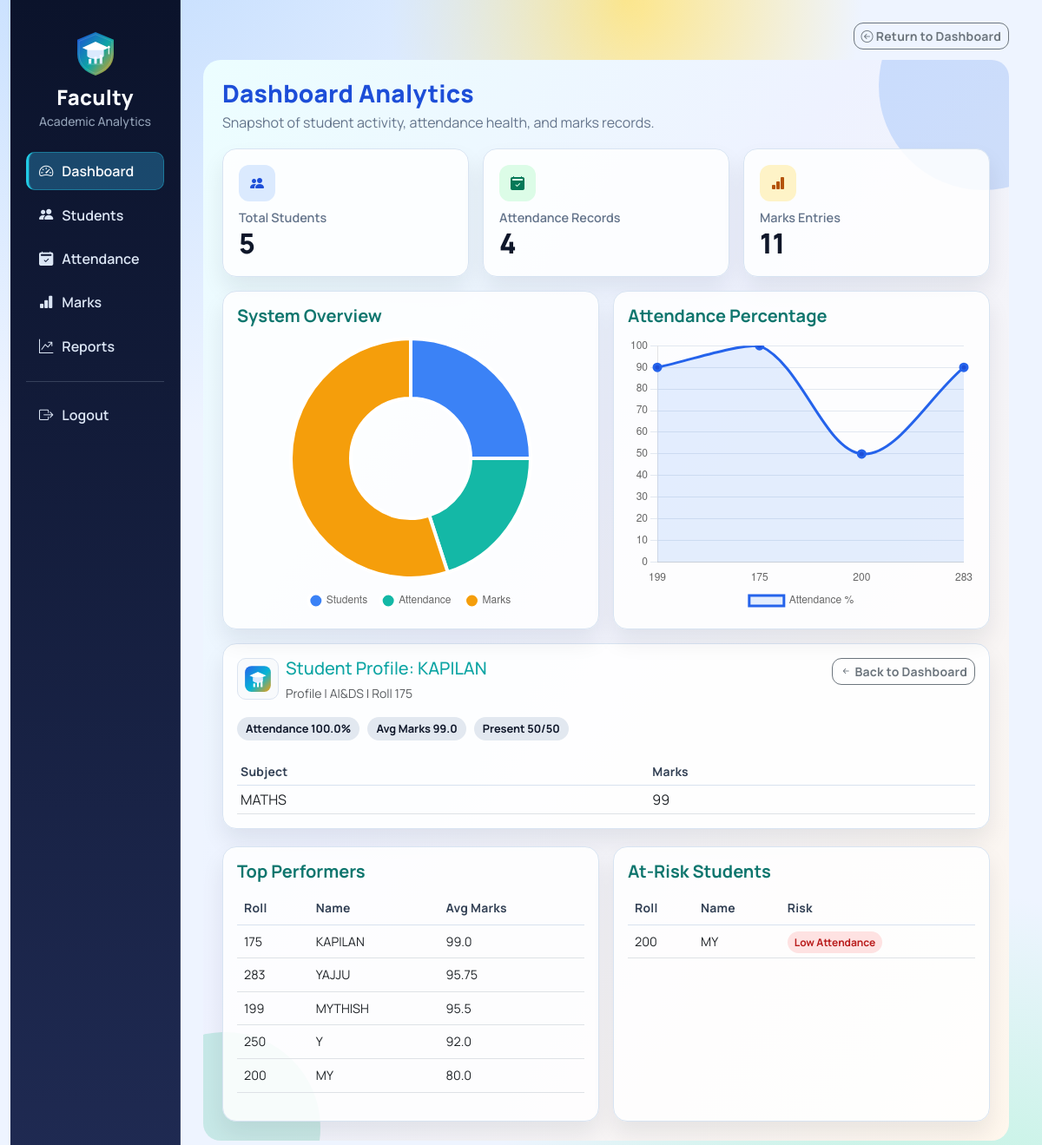
Page /dashboard?student_roll=175 (signed in) on the committed database.
### models.py (models this page shows)
class Student(db.Model):
    roll_no = db.Column(db.Integer, primary_key=True)
    name = db.Column(db.String(100))
    dept = db.Column(db.String(50))

class Marks(db.Model):
    id = db.Column(db.Integer, primary_key=True)
    roll_no = db.Column(db.Integer)
    subject = db.Column(db.String(50))
    marks = db.Column(db.Integer)

### app.py (the view)
@app.route("/dashboard")
def dashboard():
    if "user" not in session:
        return redirect("/")
    students = Student.query.count()
    attendance = Attendance.query.count()
    marks = Marks.query.count()
    records = Attendance.query.all()
    rolls = []
    percentages = []
    for r in records:
        if r.total > 0:
            rolls.append(r.roll_no)
            percentages.append(round((r.present / r.total) * 100, 2))
    insights = build_student_insights()
    selected_student = None
    selected_roll = request.args.get("student_roll", "").strip()
    if selected_roll.isdigit():
        selected_roll = int(selected_roll)
        student_obj = Student.query.get(selected_roll)
        if student_obj:
            attendance_rows = Attendance.query.filter_by(roll_no=selected_roll).all()
            marks_rows = Marks.query.filter_by(roll_no=selected_roll).all()
            total_classes = sum(row.total for row in attendance_rows)
            total_present = sum(row.present for row in attendance_rows)
            attendance_pct = round((total_present / total_classes) * 100, 2) if total_classes else 0
            avg_marks = round(
                sum(row.marks for row in marks_rows) / len(marks_rows), 2
            ) if marks_rows else 0
            subject_scores = [
                {"subject": row.subject, "marks": row.marks}
                for row in sorted(marks_rows, key=lambda item: item.id, reverse=True)
            ]
            risk_flags = []
            if total_classes and attendance_pct < 75:
                risk_flags.append("Low Attendance")
            if marks_rows and avg_marks < 50:
                risk_flags.append("Low Marks")
            selected_student = {
                "roll_no": student_obj.roll_no,
                "name": student_obj.name,
                "dept": student_obj.dept,
                "attendance_pct": attendance_pct,
                "avg_marks": avg_marks,
                "total_classes": total_classes,
                "total_present": total_present,
                "subject_scores": subject_scores,
                "risk_flags": risk_flags
            }
    return render_template("dashboard.html",
                           students=students,
                           attendance=attendance,
                           marks=marks,
                           rolls=rolls,
                           percentages=percentages,
                           top_performers=insights["top_performers"],
                           at_risk_students=insights["at_risk_students"],
                           selected_student=selected_student)

### templates/dashboard.html (shortened to what this page needs)
{% extends "base.html" %}
{% block content %}
<div class="dashboard-page">
    <div class="page-top">
        <h3>Dashboard Analytics</h3>
        <p>Snapshot of student activity, attendance health, and marks records.</p>
    </div>
    <div class="row g-3 stats-row mb-3">
        <div class="col-md-4">
            <div class="stat-card h-100">
                <div class="icon-wrap icon-students"><i class="bi bi-people-fill"></i></div>
                <div class="label">Total Students</div>
                <div class="value">{{ students }}</div>
            </div>
        </div>
        <div class="col-md-4">
            <div class="stat-card h-100">
                <div class="icon-wrap icon-attendance"><i class="bi bi-calendar2-check-fill"></i></div>
                <div class="label">Attendance Records</div>
                <div class="value">{{ attendance }}</div>
            </div>
        </div>
        <div class="col-md-4">
            <div class="stat-card h-100">
                <div class="icon-wrap icon-marks"><i class="bi bi-bar-chart-fill"></i></div>
                <div class="label">Marks Entries</div>
                <div class="value">{{ marks }}</div>
            </div>
        </div>
    </div>
    <div class="row g-3 chart-row">
        <div class="col-lg-6">
            <div class="chart-card h-100">
                <h5>System Overview</h5>
                <div style="height:320px;"><canvas id="systemChart"></canvas></div>
            </div>
        </div>
        <div class="col-lg-6">
            <div class="chart-card h-100">
                <h5>Attendance Percentage</h5>
                <div style="height:320px;"><canvas id="attendanceChart"></canvas></div>
            </div>
        </div>
    </div>
    {% if selected_student %}
    <div class="profile-card mt-3">
        <div class="d-flex justify-content-between align-items-start flex-wrap gap-2">
            <div class="d-flex align-items-start gap-2">
                <img src="{{ url_for('static', filename='logo-mark.svg') }}" alt="Profile logo" class="profile-header-logo">
                <div>
                <h5 class="mb-1">Student Profile: {{ selected_student.name }}</h5>
                <small class="text-muted">Profile | {{ selected_student.dept }} | Roll {{ selected_student.roll_no }}</small>
                </div>
            </div>
            <a href="/dashboard" class="btn btn-sm btn-outline-secondary">
                <i class="bi bi-arrow-left-short"></i> Back to Dashboard
            </a>
        </div>
        <div class="mt-3">
            <span class="metric-pill">Attendance {{ selected_student.attendance_pct }}%</span>
            <span class="metric-pill">Avg Marks {{ selected_student.avg_marks }}</span>
            <span class="metric-pill">Present {{ selected_student.total_present }}/{{ selected_student.total_classes }}</span>
        </div>
        <div class="table-responsive mt-3">
            <table class="table table-sm align-middle mb-0">
                <thead>
                    <tr>
                        <th>Subject</th>
                        <th>Marks</th>
                    </tr>
                </thead>
                <tbody>
                    {% for item in selected_student.subject_scores %}
                    <tr>
                        <td>{{ item.subject }}</td>
                        <td>{{ item.marks }}</td>
                    </tr>
                    {% endfor %}
                </tbody>
            </table>
        </div>
    </div>
    {% endif %}
    <div class="row g-3 chart-row mt-1">
        <div class="col-lg-6">
            <div class="chart-card h-100">
                <h5>Top Performers</h5>
                <div class="table-responsive">
                    <table class="table mini-table align-middle">
                        <thead>
                            <tr>
                                <th>Roll</th>
                                <th>Name</th>
                                <th>Avg Marks</th>
                            </tr>
                        </thead>
                        <tbody>
                            {% for s in top_performers %}
                            <tr>
                                <td>{{ s.roll_no }}</td>
                                <td>{{ s.name }}</td>
                                <td>{{ s.avg_marks }}</td>
                            </tr>
                            {% endfor %}
                        </tbody>
                    </table>
                </div>
            </div>
        </div>
        <div class="col-lg-6">
            <div class="chart-card h-100">
                <h5>At-Risk Students</h5>
                <div class="table-responsive">
                    <table class="table mini-table align-middle">
                        <thead>
                            <tr>
                                <th>Roll</th>
                                <th>Name</th>
                                <th>Risk</th>
                            </tr>
                        </thead>
                        <tbody>
                            {% for s in at_risk_students %}
                            <tr>
                                <td>{{ s.roll_no }}</td>
                                <td>{{ s.name }}</td>
                                <td>
                                    {% for flag in s.risk_flags %}
                                    <span class="risk-badge">{{ flag }}</span>
                                    {% endfor %}
                                </td>
                            </tr>
                            {% endfor %}
                        </tbody>
                    </table>
                </div>
            </div>
        </div>
    </div>
</div>
<script>
const ctx1 = document.getElementById('systemChart');
new Chart(ctx1, {
    type: 'doughnut',
    data: {
        labels: ['Students', 'Attendance', 'Marks'],
        datasets: [{
            data: [{{ students }}, {{ attendance }}, {{ marks }}],
            backgroundColor: ['#3b82f6', '#14b8a6', '#f59e0b'],
            borderColor: '#ffffff',
            borderWidth: 4
        }]
    },
    options: {
        maintainAspectRatio: false,
        plugins: {
            legend: {
                position: 'bottom',
                labels: { usePointStyle: true, pointStyle: 'circle', padding: 18 }
            }
        }
    }
});
const ctx2 = document.getElementById('attendanceChart');
new Chart(ctx2, {
    type: 'line',
    data: {
        labels: {{ rolls | tojson if rolls else '[]' }},
        datasets: [{
            label: 'Attendance %',
            data: {{ percentages | tojson if percentages else '[]' }},
            fill: true,
            backgroundColor: 'rgba(59, 130, 246, 0.13)',
            borderColor: '#2563eb',
            tension: 0.35,
            borderWidth: 3,
            pointRadius: 4,
            pointBackgroundColor: '#1d4ed8'
        }]
    },
    options: {
        maintainAspectRatio: false,
        plugins: {
            legend: { position: 'bottom' }
        },
        scales: {
            y: {
                beginAtZero: true,
                max: 100,
                grid: { color: '#e2e8f0' }
            },
            x: {
                grid: { display: false }
            }
        }
    }
});
</script>
{% endblock %}

### templates/base.html (style rules this page uses)
:root { --bg-page: #eef4ff; --sidebar-start: #0b132b; --sidebar-end: #1f2a52; --text-main: #0f172a; --text-soft: #64748b; --heading-primary: #2563eb; --heading-secondary: #0ea5a4; --heading-tertiary: #0f172a; --line: #d3dded; --card-bg: #ffffff; --card-shadow: 0 16px 34px rgba(15, 23, 42, 0.11); --nav-hover: rgba(125, 211, 252, 0.18); --nav-active-bg: rgba(56, 189, 248, 0.3); --nav-active-border: rgba(34, 211, 238, 0.95); }
body { margin: 0; font-family: "Manrope", sans-serif; background: radial-gradient(circle at 10% -10%, #bfdbfe 0%, transparent 35%), radial-gradient(circle at 90% 120%, #a7f3d0 0%, transparent 30%), radial-gradient(circle at 60% 0%, #fde68a 0%, transparent 18%), var(--bg-page); overflow-x: hidden; color: var(--text-main); }
* { transition: all 0.18s cubic-bezier(.4,0,.2,1); }
h1, h2, h3 { color: var(--heading-primary); }
h4, h5, h6 { color: var(--heading-secondary); }
.btn { border-radius: 11px; font-weight: 700; letter-spacing: 0.2px; }
.table { --bs-table-bg: transparent; }
.table thead th { color: #334155; font-size: 0.87rem; letter-spacing: 0.25px; border-bottom-color: #d8e2ef; }

### templates/dashboard.html (style rules this page uses)
.dashboard-page { background: linear-gradient(125deg, #ecfeff 0%, #eef2ff 42%, #fff7ed 100%); border-radius: 20px; padding: 22px; position: relative; overflow: hidden; }
.dashboard-page::before, .dashboard-page::after { content: ""; position: absolute; border-radius: 50%; z-index: 0; }
.dashboard-page::before { width: 240px; height: 240px; right: -90px; top: -90px; background: rgba(59, 130, 246, 0.2); }
.dashboard-page::after { width: 220px; height: 220px; left: -85px; bottom: -95px; background: rgba(16, 185, 129, 0.18); }
.page-top, .stats-row, .chart-row { position: relative; z-index: 1; }
.page-top h3 { font-weight: 800; letter-spacing: 0.2px; margin-bottom: 4px; color: #1d4ed8; }
.page-top p { color: #64748b; margin-bottom: 18px; }
.stat-card { border: 1px solid #d8e4f2; border-radius: 16px; background: rgba(255, 255, 255, 0.85); padding: 18px; box-shadow: 0 14px 26px rgba(15, 23, 42, 0.08); }
.stat-card .label { color: #64748b; font-size: 0.9rem; font-weight: 600; }
.stat-card .value { font-size: 2rem; line-height: 1.2; font-weight: 800; color: #0f172a; }
.stat-card .icon-wrap { width: 42px; height: 42px; display: inline-flex; align-items: center; justify-content: center; border-radius: 12px; margin-bottom: 8px; }
.icon-students { background: #dbeafe; color: #1d4ed8; }
.icon-attendance { background: #dcfce7; color: #047857; }
.icon-marks { background: #fef3c7; color: #b45309; }
.chart-card { background: rgba(255, 255, 255, 0.86); border: 1px solid #d8e4f2; border-radius: 16px; padding: 16px; box-shadow: 0 14px 26px rgba(15, 23, 42, 0.08); }
.chart-card h5 { font-weight: 700; margin-bottom: 12px; color: #0f766e; }
.mini-table td, .mini-table th { font-size: 0.9rem; }
.risk-badge { background: #fee2e2; color: #b91c1c; padding: 4px 8px; border-radius: 999px; font-size: 0.75rem; font-weight: 700; }
.profile-card { background: rgba(255, 255, 255, 0.9); border: 1px solid #d8e4f2; border-radius: 16px; padding: 16px; box-shadow: 0 14px 26px rgba(15, 23, 42, 0.08); }
.metric-pill { background: #e2e8f0; color: #0f172a; border-radius: 999px; display: inline-block; font-size: 0.8rem; font-weight: 700; padding: 4px 10px; margin-right: 6px; margin-bottom: 6px; }
.profile-header-logo { width: 48px; height: 48px; object-fit: contain; border-radius: 10px; background: #f8fafc; border: 1px solid #dbe4f0; padding: 6px; }

### rows in the picture
Student: name "KAPILAN", dept "AI&DS", roll_no "175", avg_marks "99.0"
Marks: subject "MATHS", marks "99"
Student: roll_no "283", name "YAJJU", avg_marks "95.75"
Student: roll_no "199", name "MYTHISH", avg_marks "95.5"
Student: roll_no "250", name "Y", avg_marks "92.0"
Student: roll_no "200", name "MY", avg_marks "80.0", risk_flags "Low Attendance"

### other values in the picture
{{ students }} "5"
{{ attendance }} "4"
{{ marks }} "11"
{{ selected_student.roll_no }} "175"
{{ selected_student.attendance_pct }} "100.0"
{{ selected_student.avg_marks }} "99.0"
{{ selected_student.total_present }} "50"
{{ selected_student.total_classes }} "50"
chart data {{ students }} 5
chart data {{ attendance }} 4
chart data {{ marks }} 11
chart data {{ rolls | tojson if rolls else '[]' }} [199, 175, 200, 283]
